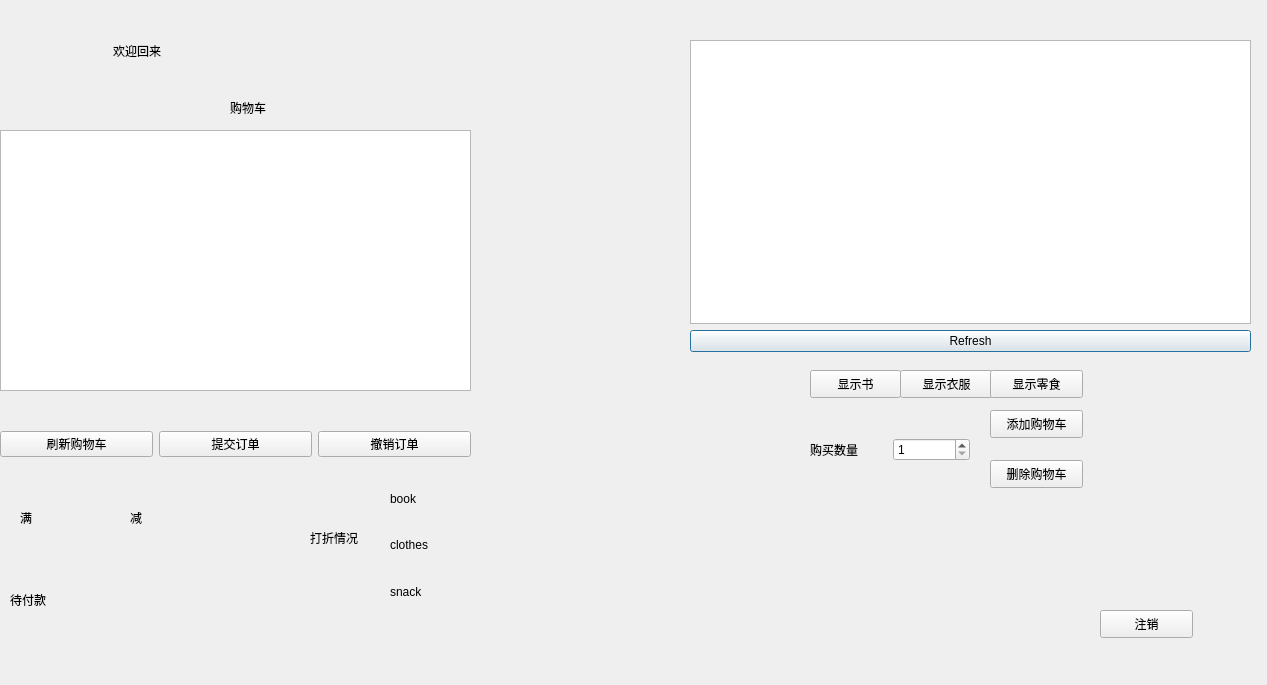
<?xml version="1.0" encoding="UTF-8"?>
<ui version="4.0">
 <class>two</class>
 <widget class="QDialog" name="two">
  <property name="geometry">
   <rect>
    <x>0</x>
    <y>0</y>
    <width>1267</width>
    <height>685</height>
   </rect>
  </property>
  <property name="windowTitle">
   <string>Dialog</string>
  </property>
  <widget class="QWidget" name="verticalLayoutWidget">
   <property name="geometry">
    <rect>
     <x>690</x>
     <y>40</y>
     <width>561</width>
     <height>312</height>
    </rect>
   </property>
   <layout class="QVBoxLayout" name="verticalLayout">
    <item>
     <widget class="QTableView" name="tableView"/>
    </item>
    <item>
     <widget class="QPushButton" name="pushButton">
      <property name="text">
       <string>Refresh</string>
      </property>
     </widget>
    </item>
   </layout>
  </widget>
  <widget class="QLabel" name="label_7">
   <property name="geometry">
    <rect>
     <x>230</x>
     <y>100</y>
     <width>72</width>
     <height>15</height>
    </rect>
   </property>
   <property name="text">
    <string>购物车</string>
   </property>
  </widget>
  <widget class="QPushButton" name="pushButton_2">
   <property name="geometry">
    <rect>
     <x>990</x>
     <y>410</y>
     <width>93</width>
     <height>28</height>
    </rect>
   </property>
   <property name="text">
    <string>添加购物车</string>
   </property>
  </widget>
  <widget class="QWidget" name="horizontalLayoutWidget_2">
   <property name="geometry">
    <rect>
     <x>810</x>
     <y>410</y>
     <width>160</width>
     <height>80</height>
    </rect>
   </property>
   <layout class="QHBoxLayout" name="horizontalLayout_2">
    <item>
     <widget class="QLabel" name="label_9">
      <property name="text">
       <string>购买数量</string>
      </property>
     </widget>
    </item>
    <item>
     <widget class="QSpinBox" name="spinBox">
      <property name="minimum">
       <number>1</number>
      </property>
      <property name="maximum">
       <number>5000</number>
      </property>
     </widget>
    </item>
   </layout>
  </widget>
  <widget class="QLabel" name="label_10">
   <property name="geometry">
    <rect>
     <x>630</x>
     <y>330</y>
     <width>191</width>
     <height>16</height>
    </rect>
   </property>
   <property name="text">
    <string/>
   </property>
  </widget>
  <widget class="QPushButton" name="pushButton_4">
   <property name="geometry">
    <rect>
     <x>990</x>
     <y>460</y>
     <width>93</width>
     <height>28</height>
    </rect>
   </property>
   <property name="text">
    <string>删除购物车</string>
   </property>
  </widget>
  <widget class="QWidget" name="horizontalLayoutWidget_4">
   <property name="geometry">
    <rect>
     <x>10</x>
     <y>590</y>
     <width>91</width>
     <height>19</height>
    </rect>
   </property>
   <layout class="QHBoxLayout" name="horizontalLayout_4">
    <item>
     <widget class="QLabel" name="label_13">
      <property name="text">
       <string>待付款</string>
      </property>
     </widget>
    </item>
    <item>
     <widget class="QLabel" name="label_12">
      <property name="text">
       <string/>
      </property>
     </widget>
    </item>
   </layout>
  </widget>
  <widget class="QWidget" name="horizontalLayoutWidget_5">
   <property name="geometry">
    <rect>
     <x>30</x>
     <y>30</y>
     <width>160</width>
     <height>41</height>
    </rect>
   </property>
   <layout class="QHBoxLayout" name="horizontalLayout_5">
    <item>
     <widget class="QLabel" name="label_2">
      <property name="text">
       <string/>
      </property>
     </widget>
    </item>
    <item>
     <widget class="QLabel" name="label">
      <property name="text">
       <string>欢迎回来</string>
      </property>
     </widget>
    </item>
   </layout>
  </widget>
  <widget class="QWidget" name="horizontalLayoutWidget_6">
   <property name="geometry">
    <rect>
     <x>0</x>
     <y>400</y>
     <width>471</width>
     <height>89</height>
    </rect>
   </property>
   <layout class="QHBoxLayout" name="horizontalLayout_6">
    <item>
     <widget class="QPushButton" name="pushButton_3">
      <property name="text">
       <string>刷新购物车</string>
      </property>
     </widget>
    </item>
    <item>
     <widget class="QPushButton" name="pushButton_6">
      <property name="text">
       <string>提交订单</string>
      </property>
     </widget>
    </item>
    <item>
     <widget class="QPushButton" name="pushButton_7">
      <property name="text">
       <string>撤销订单</string>
      </property>
     </widget>
    </item>
   </layout>
  </widget>
  <widget class="QLabel" name="label_3">
   <property name="geometry">
    <rect>
     <x>20</x>
     <y>510</y>
     <width>31</width>
     <height>16</height>
    </rect>
   </property>
   <property name="text">
    <string>满</string>
   </property>
  </widget>
  <widget class="QPushButton" name="pushButton_8">
   <property name="geometry">
    <rect>
     <x>810</x>
     <y>370</y>
     <width>91</width>
     <height>28</height>
    </rect>
   </property>
   <property name="text">
    <string>显示书</string>
   </property>
  </widget>
  <widget class="QPushButton" name="pushButton_9">
   <property name="geometry">
    <rect>
     <x>900</x>
     <y>370</y>
     <width>93</width>
     <height>28</height>
    </rect>
   </property>
   <property name="text">
    <string>显示衣服</string>
   </property>
  </widget>
  <widget class="QPushButton" name="pushButton_10">
   <property name="geometry">
    <rect>
     <x>990</x>
     <y>370</y>
     <width>93</width>
     <height>28</height>
    </rect>
   </property>
   <property name="text">
    <string>显示零食</string>
   </property>
  </widget>
  <widget class="QTableView" name="tableView_2">
   <property name="geometry">
    <rect>
     <x>0</x>
     <y>130</y>
     <width>471</width>
     <height>261</height>
    </rect>
   </property>
  </widget>
  <widget class="QLabel" name="label_4">
   <property name="geometry">
    <rect>
     <x>80</x>
     <y>550</y>
     <width>60</width>
     <height>17</height>
    </rect>
   </property>
   <property name="text">
    <string/>
   </property>
  </widget>
  <widget class="QPushButton" name="pushButton_12">
   <property name="geometry">
    <rect>
     <x>1100</x>
     <y>610</y>
     <width>93</width>
     <height>28</height>
    </rect>
   </property>
   <property name="text">
    <string>注销</string>
   </property>
  </widget>
  <widget class="QLabel" name="label_6">
   <property name="geometry">
    <rect>
     <x>490</x>
     <y>20</y>
     <width>181</width>
     <height>201</height>
    </rect>
   </property>
   <property name="text">
    <string/>
   </property>
  </widget>
  <widget class="QLabel" name="label_8">
   <property name="geometry">
    <rect>
     <x>50</x>
     <y>510</y>
     <width>61</width>
     <height>16</height>
    </rect>
   </property>
   <property name="text">
    <string/>
   </property>
  </widget>
  <widget class="QLabel" name="label_11">
   <property name="geometry">
    <rect>
     <x>130</x>
     <y>510</y>
     <width>16</width>
     <height>16</height>
    </rect>
   </property>
   <property name="text">
    <string>减</string>
   </property>
  </widget>
  <widget class="QLabel" name="label_14">
   <property name="geometry">
    <rect>
     <x>160</x>
     <y>510</y>
     <width>72</width>
     <height>15</height>
    </rect>
   </property>
   <property name="text">
    <string/>
   </property>
  </widget>
  <widget class="QLabel" name="label_21">
   <property name="geometry">
    <rect>
     <x>310</x>
     <y>530</y>
     <width>72</width>
     <height>15</height>
    </rect>
   </property>
   <property name="text">
    <string>打折情况</string>
   </property>
  </widget>
  <widget class="QWidget" name="layoutWidget">
   <property name="geometry">
    <rect>
     <x>390</x>
     <y>490</y>
     <width>74</width>
     <height>133</height>
    </rect>
   </property>
   <layout class="QVBoxLayout" name="verticalLayout_2">
    <item>
     <widget class="QLabel" name="label_15">
      <property name="text">
       <string>book</string>
      </property>
     </widget>
    </item>
    <item>
     <widget class="QLabel" name="label_16">
      <property name="text">
       <string/>
      </property>
     </widget>
    </item>
    <item>
     <widget class="QLabel" name="label_17">
      <property name="text">
       <string>clothes</string>
      </property>
     </widget>
    </item>
    <item>
     <widget class="QLabel" name="label_18">
      <property name="text">
       <string/>
      </property>
     </widget>
    </item>
    <item>
     <widget class="QLabel" name="label_19">
      <property name="text">
       <string>snack</string>
      </property>
     </widget>
    </item>
    <item>
     <widget class="QLabel" name="label_20">
      <property name="text">
       <string/>
      </property>
     </widget>
    </item>
   </layout>
  </widget>
 </widget>
 <resources/>
 <connections/>
</ui>
